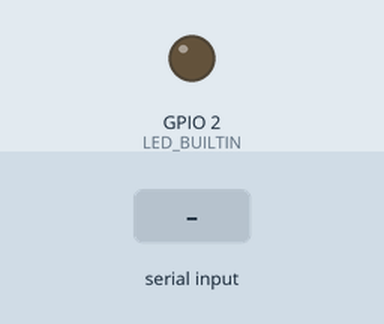
A sketch run on a simulated ESP32. On the bench: output pins drawn as LEDs (lit = HIGH). The test bench sets the inputs (shaded band). What the sketch prints to the serial monitor is not drawn.

Above: at 1.8 s.
1.9 s: byte 30 received over Serial
At 2.7 s:
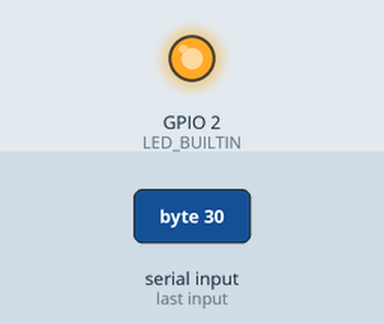
3.4 s: byte 90 received over Serial
4.9 s: byte 120 received over Serial
At 10.3 s:
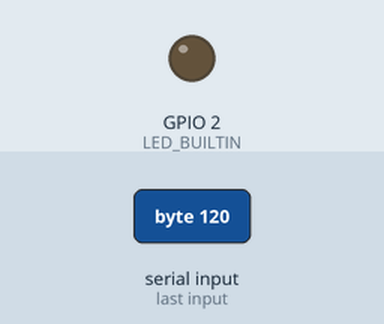
Timing chart, 0 to 11.8 s (numbered marks = the images above; inputs shaded):
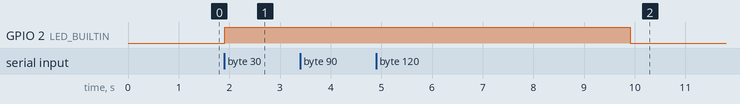

Measured:
- after the input at 1.9 s, GPIO 2 (LED_BUILTIN): LOW → HIGH at once
- after the input at 3.4 s, every drawn part: stays the same
- after the input at 4.9 s, GPIO 2 (LED_BUILTIN): HIGH → LOW after 5.0 s instead of 3.5 s

The sketch:

Software_timers.ino
```cpp
#include "freertos/FreeRTOS.h"
#include "freertos/task.h"

#if CONFIG_FREERTOS_UNICORE
  static const BaseType_t app_cpu = 0;
#else
  static const BaseType_t app_cpu = 1;
#endif

static TimerHandle_t led_timer = NULL;
static TimerHandle_t empty_timer = NULL;
static TaskHandle_t echo = NULL;


void readSerial(void *parameters) {
    char c;

    while (1) {
        if (Serial.available() > 0) {
            c = Serial.read();
            Serial.println(c);
            digitalWrite(LED_BUILTIN, HIGH);
            xTimerReset(led_timer, portMAX_DELAY);
        }
        vTaskDelay(10 / portTICK_PERIOD_MS);
    }
}


void myTimerCallBack(TimerHandle_t xTimer){
  if ((uint32_t)pvTimerGetTimerID(xTimer) == 0){
   digitalWrite(LED_BUILTIN, LOW);
  }
}

void setup() {
  // put your setup code here, to run once:
  Serial.begin(115200);
  pinMode(LED_BUILTIN, OUTPUT);
  vTaskDelay(1000 / portTICK_PERIOD_MS);

  led_timer = xTimerCreate(
    "LED timer",
    5000 / portTICK_PERIOD_MS,
    pdFALSE,
    (void *)0,
    myTimerCallBack
  );

  xTaskCreatePinnedToCore(
      readSerial,      // Function to implement the task
      "Serial Echo",   // Name of the task
      2048,            // Stack size
      NULL,            // Task input parameter
      1,               // Priority
      &echo,           // Task handle
      app_cpu          // Core where the task should run
  );


  if(led_timer == NULL){
    Serial.println("Could not create one of the timers");
  } else{
    vTaskDelay(1000 / portTICK_PERIOD_MS);
    Serial.println("Starting timers...");

    xTimerStart(led_timer, portMAX_DELAY);
  }
  vTaskDelete(NULL);
}

void loop() {
  // put your main code here, to run repeatedly:

}
```
